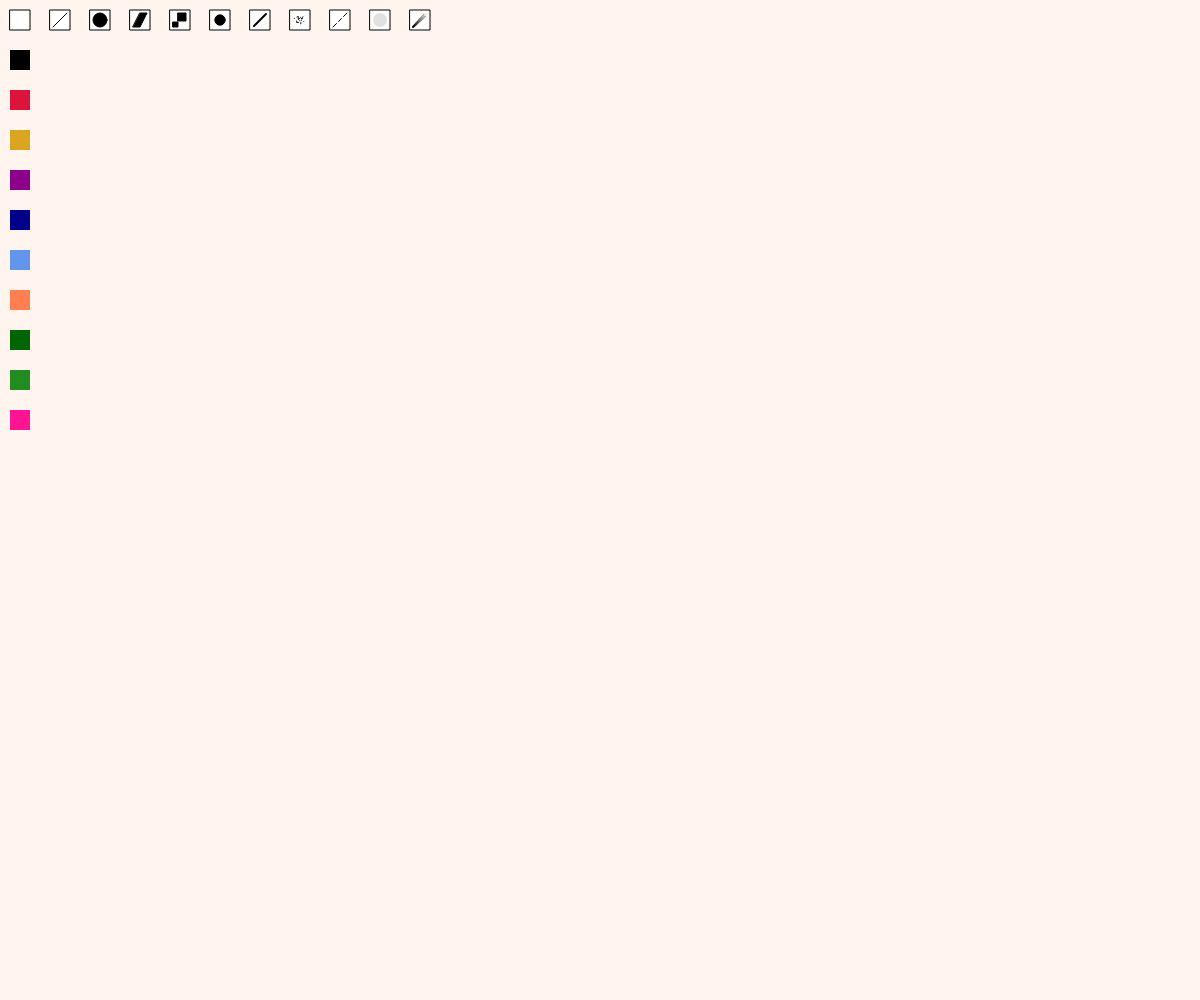
Frame 1 (no input)
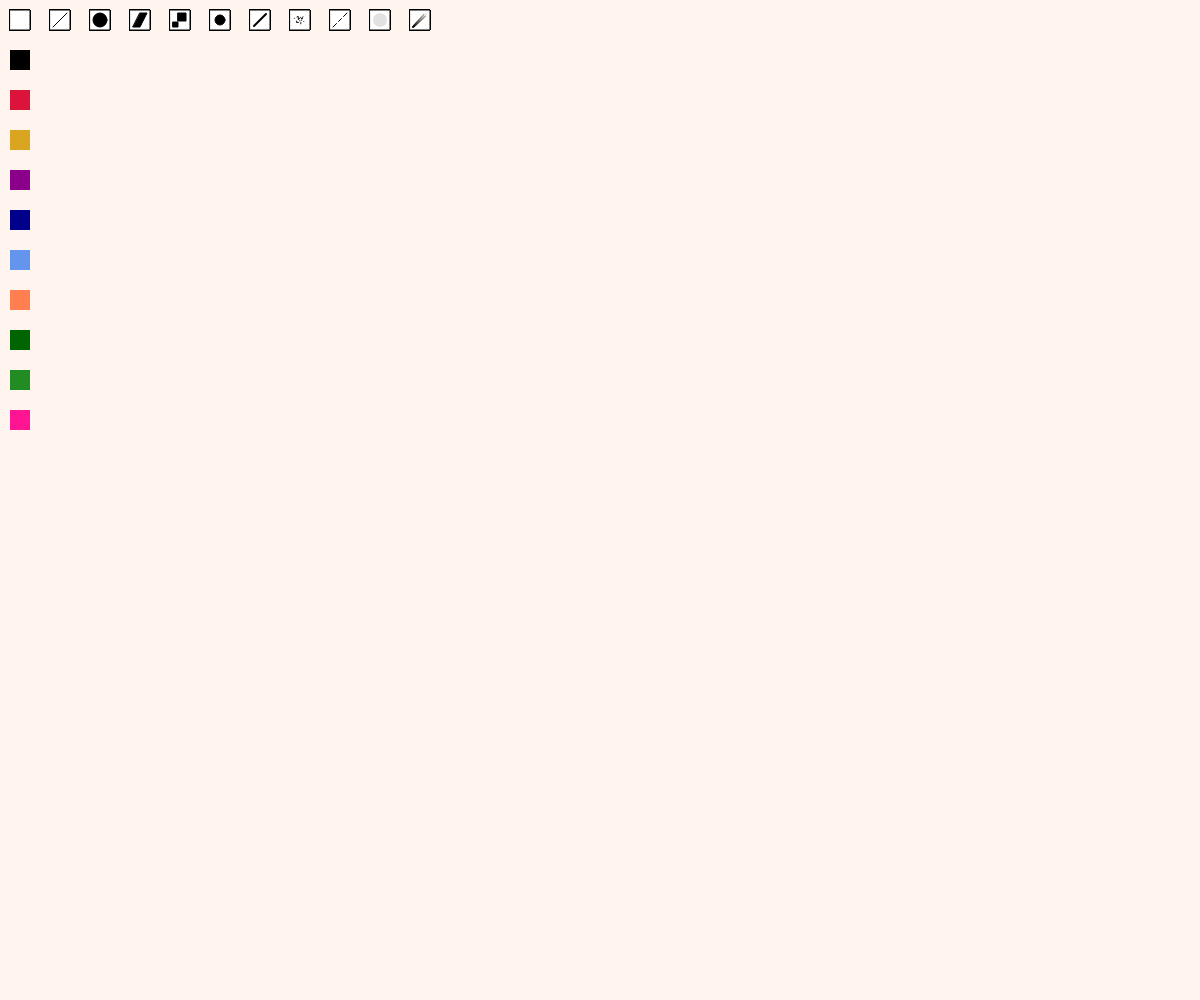
Frame 60 (no input)
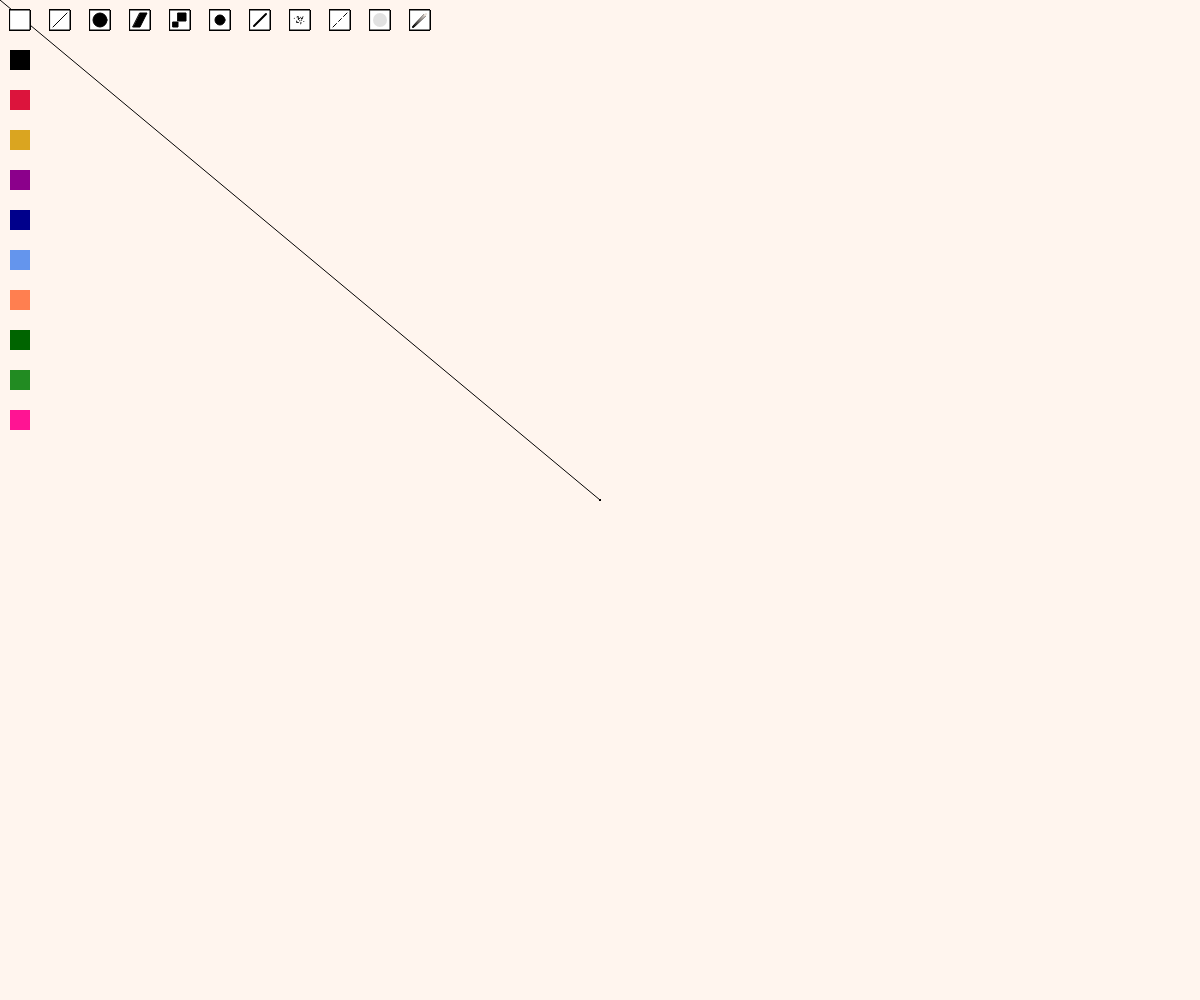
Frame 120 (the mouse pressed at the canvas centre since frame 60)

The p5.js sketch that drew these frames (run headless with seeded random() and noise() and a simulated clock; from frame 60 on, the mouse is pressed at the canvas centre):

// p5.js sketch
// ── sketch.js
var xbot1 = 10;
var ybot1 = 10;
var tam = 20;
var figura = 1;
var fondo;

var xbot2 = xbot1 + 2 * tam;
var xbot3 = xbot2 + 2 * tam;
var xbot4 = xbot3 + 2 * tam;
var xbot5 = xbot4 + 2 * tam;
var xbot6 = xbot5 + 2 * tam;
var xbot7 = xbot6 + 2 * tam;
var xbot8 = xbot7 + 2 * tam;
var xbot9 = xbot8 + 2 * tam;
var xbot10 = xbot9 + 2 * tam;
var xbot11 = xbot10 + 2 * tam;

var ybot2 = ybot1 + 2 * tam;
var ybot3 = ybot2 + 2 * tam;
var ybot4 = ybot3 + 2 * tam;
var ybot5 = ybot4 + 2 * tam;
var ybot6 = ybot5 + 2 * tam;
var ybot7 = ybot6 + 2 * tam;
var ybot8 = ybot7 + 2 * tam;
var ybot9 = ybot8 + 2 * tam;
var ybot10 = ybot9 + 2 * tam;
var ybot11 = ybot10 + 2 * tam;

var col;
var c;

function setup() {
  createCanvas(windowWidth, windowHeight);
  background('SeaShell');
  fondo = color('SeaShell');
  col = color('Black');
  c = col;
}

function draw() {
  //Herramientas
  stroke(0);
  strokeWeight(1);
  fill(255);
  rect(xbot1, ybot1, tam, tam);
  rect(xbot2, ybot1, tam, tam);
  rect(xbot3, ybot1, tam, tam);
  rect(xbot4, ybot1, tam, tam);
  rect(xbot5, ybot1, tam, tam);
  rect(xbot6, ybot1, tam, tam);
  rect(xbot7, ybot1, tam, tam);
  rect(xbot8, ybot1, tam, tam);
  rect(xbot9, ybot1, tam, tam);
  rect(xbot10, ybot1, tam, tam);
  rect(xbot11, ybot1, tam, tam);

  fill(col)
  stroke(col)
  //linea
  line(xbot2 + 3, ybot1 + tam - 3, xbot2 + tam - 3, ybot1 + 3);
  //Circulo
  ellipse(xbot3 + tam / 2, ybot1 + tam / 2, 14, 14);
  //Bisel
  quad(xbot4 + tam / 2, ybot1 + 3, xbot4 + tam - 3, ybot1 + 3, xbot4 + tam / 2, ybot1 + tam - 3, xbot4 + 3, ybot1 + tam - 3);
  //Cuadros
  rect(xbot5 + 3, ybot1 + 2 + tam / 2, 5, 5);
  rect(xbot5 + 8, ybot1 + 3, 8, 8);
  //Variable
  ellipse(xbot6 + tam / 2, ybot1 + tam / 2,
    10 + 4 * sin(2 * PI * frameCount / 60), 10 + 4 * sin(2 * PI * frameCount / 60));
  //Acelerada
  strokeWeight(constrain(2 + 0.3 * sqrt(mag(mouseX - pmouseX, mouseY - pmouseY)), 2, 6));
  line(xbot7 + 4, ybot1 + tam - 4, xbot7 + tam - 4, ybot1 + 4);
  strokeWeight(1);
  //Spray
  for (var i = 0; i  < 30; i++) {
    point(xbot8 + 3 + 14 * noise(i + 3), ybot1 + 3 + 14 * noise(i - 3));
  }
  //Punteada
  line(xbot9 + 3, ybot1 + tam - 3, lerp(xbot9 + 3, xbot9 + tam - 3, 0.25), lerp(ybot1 + tam - 3, ybot1 + 3, 0.25));
  line(lerp(xbot9 + 3, xbot9 + tam - 3, 0.4), lerp(ybot1 + tam - 3, ybot1 + 3, 0.4),
    lerp(xbot9 + 3, xbot9 + tam - 3, 0.6), lerp(ybot1 + tam - 3, ybot1 + 3, 0.6));
  line(lerp(xbot9 + 3, xbot9 + tam - 3, 0.75), lerp(ybot1 + tam - 3, ybot1 + 3, 0.75),
    lerp(xbot9 + 3, xbot9 + tam - 3, 1), lerp(ybot1 + tam - 3, ybot1 + 3, 1));
  //Desvaneciente
  strokeWeight(2);
  for (i = 0; i  < tam - 6; i++) {
    c = lerpColor(col, fondo, i / (tam - 6));
    stroke(c)
    line(xbot11 + 3 + i, ybot1 + tam - 3 - i, xbot11 + tam - 5, ybot1 + 5);
  }
  //Transparente
  noStroke()
  fill(red(col), green(col), blue(col), 30);
  ellipse(xbot10 + tam / 2, ybot1 + tam / 2, 14, 14);

  //Colores https://www.w3schools.com/colors/colors_names.asp
  noStroke()
  fill('Black');
  rect(xbot1, ybot2, tam, tam);
  fill('Crimson');
  rect(xbot1, ybot3, tam, tam);
  fill('GoldenRod');
  rect(xbot1, ybot4, tam, tam);
  fill('DarkMagenta');
  rect(xbot1, ybot5, tam, tam);
  fill('DarkBlue');
  rect(xbot1, ybot6, tam, tam);
  fill('CornflowerBlue');
  rect(xbot1, ybot7, tam, tam);
  fill('Coral');
  rect(xbot1, ybot8, tam, tam);
  fill('DarkGreen');
  rect(xbot1, ybot9, tam, tam);
  fill('ForestGreen');
  rect(xbot1, ybot10, tam, tam);
  fill('DeepPink');
  rect(xbot1, ybot11, tam, tam);

  //Mouse
  fill(col)
  stroke(col)
	strokeWeight(1)

  if (mouseIsPressed) {
    if (enCaja(xbot1, ybot1, tam, tam)) {
      background('SeaShell');
    } else if (enCaja(xbot2, ybot1, tam, tam)) {
      figura = 1;
    } else if (enCaja(xbot3, ybot1, tam, tam)) {
      figura = 2;
    } else if (enCaja(xbot4, ybot1, tam, tam)) {
      figura = 3;
    } else if (enCaja(xbot5, ybot1, tam, tam)) {
      figura = 4;
    } else if (enCaja(xbot6, ybot1, tam, tam)) {
      figura = 5;
    } else if (enCaja(xbot7, ybot1, tam, tam)) {
      figura = 6;
    } else if (enCaja(xbot8, ybot1, tam, tam)) {
      figura = 7;
    } else if (enCaja(xbot9, ybot1, tam, tam)) {
      figura = 8;
    } else if (enCaja(xbot10, ybot1, tam, tam)) {
      figura = 9;
    } else if (enCaja(xbot11, ybot1, tam, tam)) {
      figura = 10;
    } else if (enCaja(xbot1, ybot2, tam, tam)) {
      col = color('Black');
    } else if (enCaja(xbot1, ybot3, tam, tam)) {
      col = color('Crimson');
    } else if (enCaja(xbot1, ybot4, tam, tam)) {
      col = color('GoldenRod');
    } else if (enCaja(xbot1, ybot5, tam, tam)) {
      col = color('DarkMagenta');
    } else if (enCaja(xbot1, ybot6, tam, tam)) {
      col = color('DarkBlue');
    } else if (enCaja(xbot1, ybot7, tam, tam)) {
      col = color('CornflowerBlue');
    } else if (enCaja(xbot1, ybot8, tam, tam)) {
      col = color('Coral');
    } else if (enCaja(xbot1, ybot9, tam, tam)) {
      col = color('DarkGreen');
    } else if (enCaja(xbot1, ybot10, tam, tam)) {
      col = color('ForestGreen');
    } else if (enCaja(xbot1, ybot11, tam, tam)) {
      col = color('DeepPink');
    } else {
      switch (figura) {
        case 1: //linea
          line(pmouseX, pmouseY, mouseX, mouseY);
          break;
        case 2: //brocha circulos
          ellipse(mouseX, mouseY, 10, 10);
          break;
        case 3: //Stub Nib
          quad(pmouseX - 5, pmouseY + 5, pmouseX + 5, pmouseY - 5,
            mouseX + 5, mouseY - 5, mouseX - 5, mouseY + 5);
          break;
        case 4: //brocha rectangulos
          rect(pmouseX, pmouseY, mouseX - pmouseX, mouseY - pmouseY);
          break;
        case 5: //punto variable
          strokeWeight(4 + 3 * sin(2 * PI * frameCount / 15));
          point(mouseX, mouseY);
          break;
        case 6: //brocha acelerable
          strokeWeight(sqrt(mag(mouseX - pmouseX, mouseY - pmouseY)));
          line(pmouseX, pmouseY, mouseX, mouseY);
          break;
        case 7: //spray
          point(mouseX + 10 * noise(frameCount), mouseY + 10 * noise(frameCount / 5));
          break;
        case 8: //linea punteada
          line(lerp(pmouseX, mouseX, 0.6), lerp(pmouseY, mouseY, 0.6), mouseX, mouseY);
          break;
        case 9: //brocha transparente
          noStroke()
          fill(red(col), green(col), blue(col), 10);
          ellipse(mouseX, mouseY, 30, 30);
          break;
        case 10: //Marcador desvaneciente
          col = lerpColor(col, fondo, 0.06);
          strokeWeight(3);
          line(pmouseX, pmouseY, mouseX, mouseY);
          break;
      }
    }
  }
}

function enCaja(x, y, w, h) {
  //Funcion que retorna un boolean. Verifica si el mouse se encuentra en el rectangulo
  //definido por los parametros x, y, w y h

  var esta = false

  if (mouseX  > x && mouseX < x + w && mouseY > y && mouseY < y + h) {
    esta = true
  }

  return esta
}
